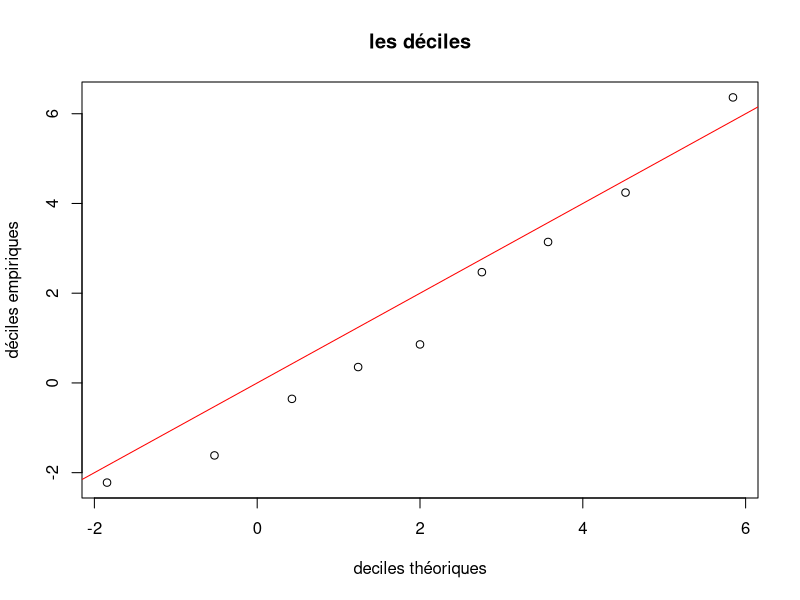
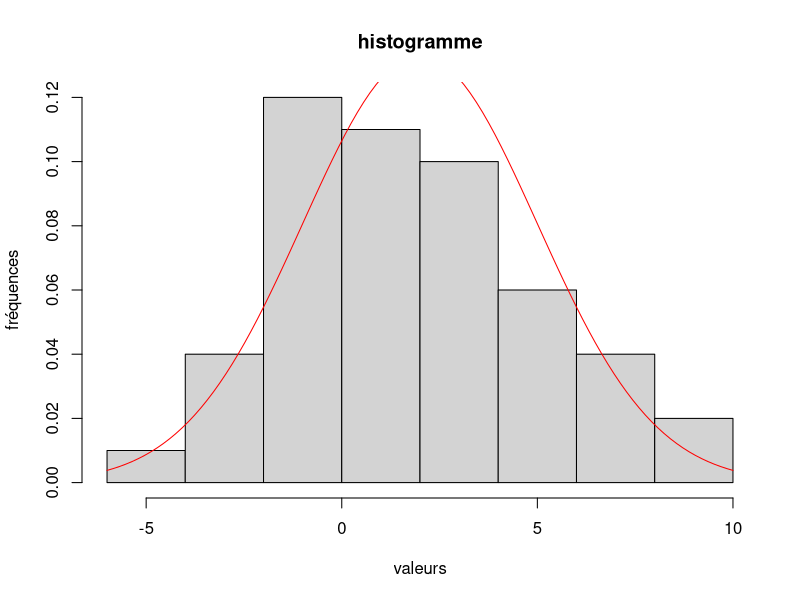
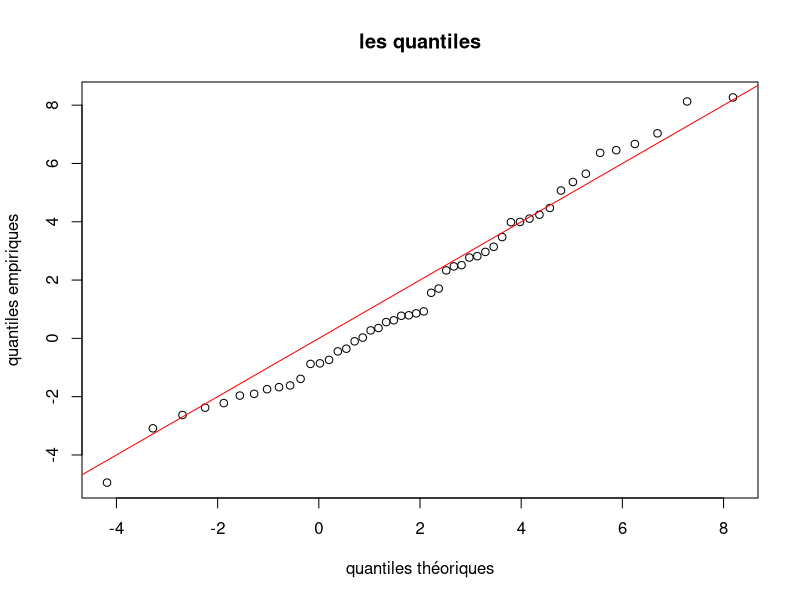
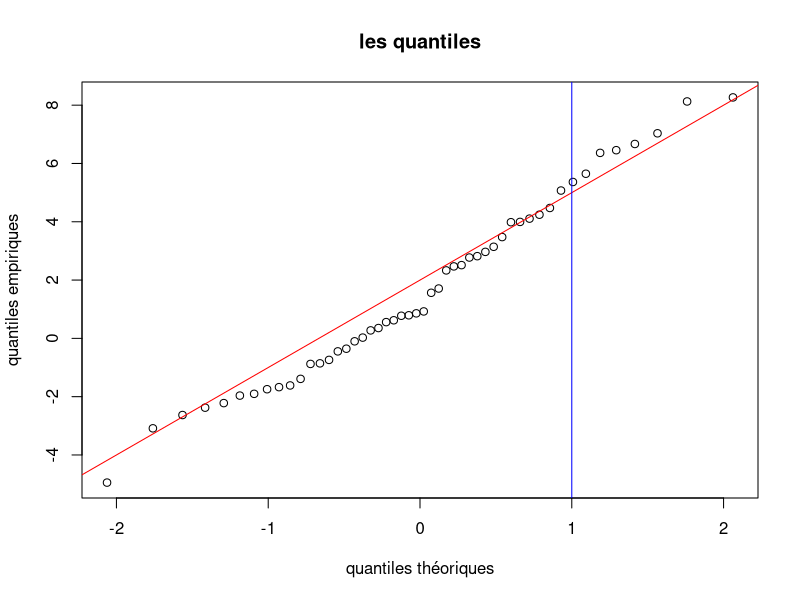

The R script that drew these images, in order:
# Dans cette partie X est une variable al ́eatoire de loi N (2, 4).

# Exercice 1 : quantiles empiriques ou th ́eoriques
# Le quantile empirique d’ordre α d’un  ́echantillon de n tirages ind ́ependants x1, x2, ..., xn de X est la
# valeur pour laquelle, la proportion des xi qui se trouvent inf ́erieurs ou  ́egaux `a cette valeur, vaut α. Le
# quantile th ́eorique d’ordre α appel ́e quantile (et calcul ́e par la fonction de quantile qnorm()) est la valeur
# telle que la probabilit ́e que X soit inf ́erieur ou  ́egal `a cette valeur, vaille α

# 1. Simuler un  ́echantillon de taille n = 50 de X et l’affecter `a x.

mu <- 2
sigma <- 3
n <- 50

x <- rnorm(n, mu, sigma)

# 2. Calculer les quantiles empiriques d’ordre 10%, 20%, ..., 90% de x (appel ́es aussi les d ́eciles empiriques
# car ils permettent de couper l’ ́echantillon en dix) `a l’aide de la fonction quantile() et en utilisant
# l’option type=1.

demp <- quantile(x, probs = seq(0.1, 0.9, 0.1), type = 1)

# 3. Calculer les quantiles th ́eoriques d’ordre 10%, 20%, ..., 90% de X `a l’aide de la fonction qnorm()

dtheo <- qnorm(seq(0.1, 0.9, 0.1), mu, sigma)

# 4. Faire un graphe des 9 points d’abscisses les d ́eciles et d’ordonn ́ees les d ́eciles empiriques. Ajouter
# la droite y = x. Commentaire

plot(dtheo, demp, main = "les déciles", xlab = "deciles théoriques", ylab = "déciles empiriques")
abline(0, 1, col = "red")

# 5. Faire un histogramme des observations tir ́ees et y superposer la densit ́e de la loi N (2, 4). Commen-
# taire.

hist(x, main = "histogramme", xlab = "valeurs", ylab = "fréquences", freq = FALSE)
curve(dnorm(x, mu, sigma), col = "red", add = TRUE)

# 6. Calculer les quantiles empiriques d’ordre 1/(n + 1), 2/(n + 1), ...., n/(n + 1) de x. Les comparer aux
# valeurs ordonn ́ees de l’ ́echantillon que l’on obtiendra avec la commande sort(x).

emp <- quantile(x, probs = seq(1 / (n + 1), n / (n + 1), 1 / (n + 1)), type = 1)
sort(x)

# 7. Calculer les quantiles th ́eoriques d’ordre 1/(n + 1), 2/(n + 1), ...., n/(n + 1) de X et tracer les points
# d’abscisses quantiles th ́eoriques et ordonn ́ees quantiles empiriques. Y ajouter la droite y = x.

theo <- qnorm(seq(1 / (n + 1), n / (n + 1), 1 / (n + 1)), mu, sigma)
plot(theo, emp, main = "les quantiles", xlab = "quantiles théoriques", ylab = "quantiles empiriques")
abline(0, 1, col = "red")

# 8. Reprendre les quantiles th ́eoriques d’ordre 1/(n + 1), 2/(n + 1), ...., n/(n + 1) de la variable normale
# centr ́ee r ́eduite U , calcul ́es dans la question 4 du premier exercice 1. Faire un plot() des valeurs
# ordonn ́ees de l’ ́echantillon selon les quantiles th ́eoriques d’ordre 1/(n + 1), 2/(n + 1), ...., n/(n + 1)
# de la variable normale centr ́ee r ́eduite U . Y ajouter la droite d’ ́equation y = σx + μ pour μ = 2 et
# σ = 2. Cette droite s’appelle droite de Henry et permet d’appr ́ecier la normalit ́e d’un  ́echantillon
# x1, ..., xn. Plus les points sont proches de la droite plus l’hypoth`ese de normalit ́e faite sur la variable
# qui a g ́en ́er ́e ces observations est correcte.

qtheoc <- qnorm(seq(1 / (n + 1), n / (n + 1), 1 / (n + 1)), 0, 1)
plot(qtheoc, sort(x), main = "les quantiles", xlab = "quantiles théoriques", ylab = "quantiles empiriques")
abline(mu, sigma, col = "red")
abline(v = 1, col = "blue")
